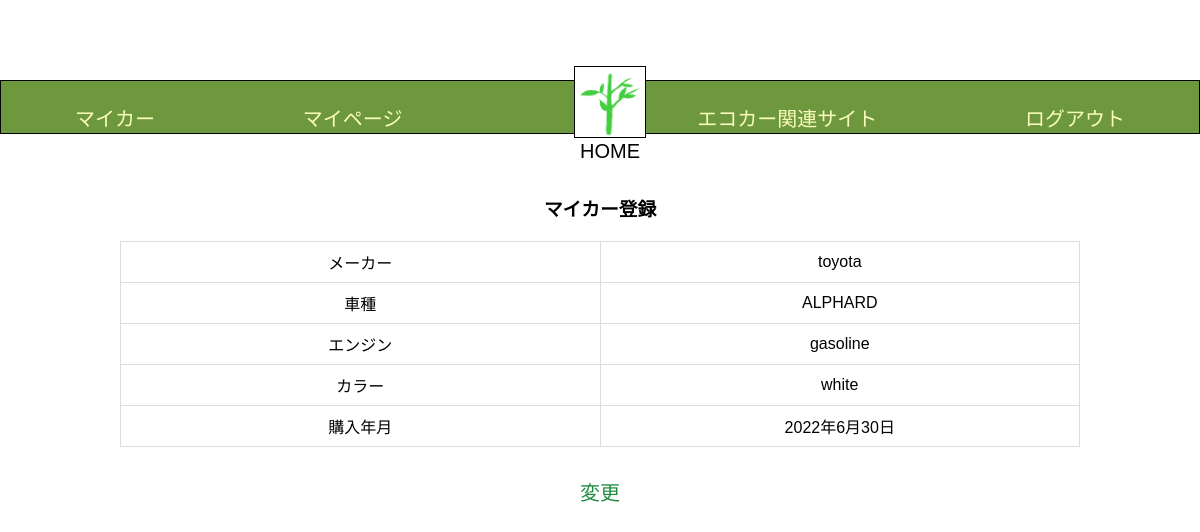
Screenshot of /Edrive/my_car/1 (signed in) with the database file from the repository.
### Edrive/models.py (models this page shows)
class BaseModel(models.Model):
    created_at = models.DateTimeField(auto_now_add=True)
    updated_at = models.DateTimeField(auto_now=True)
    class Meta:
        abstract = True

class MyCar(BaseModel):
    name = models.CharField(max_length=1000, default='default_name')
    user = models.ForeignKey(User, related_name='mycars', on_delete=models.CASCADE)
    car_model = models.ForeignKey(CarModel, on_delete=models.CASCADE,null=True)
    purchase_on = models.DateField(null=True)
    next_oil_change_on = models.DateField(null=True)
    next_inspection_on = models.DateField(null=True)
    target_fuel_efficiency = models.FloatField(null=True, blank=True)
    class Meta:
        db_table = 'my_cars'

class CarModel(BaseModel):
    CarModel_CHOICES = [
        ('AQUA', 'アクア'),
        ('ROOMY','ルーミー'),
        ('ALPHARD','アルファード'),
        ('RAIZE', 'ライズ'),
        ('N-BOX','エヌボックス'),
        ('FREED','フリード'),
        ('VEZEL', 'ヴェゼル'),
        ('CANBUS', 'ムーヴキャンバス'),
        ('Tanto','タント'),
        ('Rocky', 'ロッキー'),
        ('NOTE', 'ノート'),
        ('SERENA','セレナ'),
        ('DAYZ','デイズ'),
        ('X-TRAIL', 'エクストレイル'),
    ]
    EngineType_CHOICES = [
        ('gasoline', 'ガソリン'),
        ('hybrid', 'ハイブリッド'),
        ('other', 'その他'),
    ]
    Color_CHOICES = [
        ('red', 'レッド'),
        ('blue','ブルー'),
        ('white','ホワイト'),
        ('yellow', 'イエロー'),
        ('pink', 'ピンク'),
        ('green', 'グリーン'),
        ('black', 'ブラック'),
        ('purple', 'パープル'),
        ('grey', 'グレー'),
        ('brown', 'ブラウン'),
    ]
    name = models.CharField(max_length=1000, default='default_name')
    manufacturer = models.ForeignKey(Manufacturer, on_delete=models.CASCADE, null=True)
    car_model_name = models.CharField(max_length=120, choices=CarModel_CHOICES)
    engine_type = models.CharField(max_length=50, choices=EngineType_CHOICES)
    color = models.CharField(max_length=150, choices=Color_CHOICES)
    average_fuel_efficiency = models.FloatField(null=True, blank=True)
    car_group = models.CharField(max_length=200, null=True, default=None)
    class Meta:
        db_table = 'car_models'

class Manufacturer(BaseModel):
    MANUFACTURER_CHOICES = [
        ('toyota', 'トヨタ'),
        ('honda', 'ホンダ'),
        ('daihatsu', 'ダイハツ'),
        ('nissan', 'ニッサン'),
    ]
    name = models.CharField(max_length=1000, default='default_name')
    manufacturer_name = models.CharField(max_length=70, choices=MANUFACTURER_CHOICES)
    class Meta:
        db_table = 'manufacturers'

### Edrive/views.py (the view)
# urls.py: path('my_car/<int:pk>',MyCarView.as_view(), name = 'my_car'),
class  MyCarView(LoginRequiredMixin,View):
    template_name = 'my_car.html'
    def get(self, request, *args, **kwargs):
        user = request.user
        try:
            user_instance = Users.objects.get(email=user.email)
        except Users.DoesNotExist:
            user_instance = None
        if user_instance is None:
            return render(request, self.template_name)
        my_car = MyCar.objects.filter(user=user_instance).first()
        manufacturer_dict = {
            'toyota': 'トヨタ',
            'honda': 'ホンダ',
            'daihatsu': 'ダイハツ',
            'nissan': 'ニッサン',
        }
        car_model_dict = {
            'AQUA': 'アクア',
            'ROOMY': 'ルーミー',
            'ALPHARD': 'アルファード',
            'RAIZE': 'ライズ',
            'N-BOX': 'エヌボックス',
            'FREED': 'フリード',
            'VEZEL': 'ヴェゼル',
            'CANBUS': 'ムーヴキャンバス',
            'Tanto': 'タント',
            'Rocky': 'ロッキー',
            'NOTE': 'ノート',
            'SERENA': 'セレナ',
            'DAYZ': 'デイズ',
            'X-TRAIL': 'エクストレイル',
        }
        engine_type_dict = {
            'gasoline': 'ガソリン',
            'hybrid': 'ハイブリッド',
            'other': 'その他',
        }
        color_dict = {
            'red': 'レッド',
            'blue': 'ブルー',
            'white': 'ホワイト',
            'yellow': 'イエロー',
            'pink': 'ピンク',
            'green': 'グリーン',
            'black': 'ブラック',
            'purple': 'パープル',
            'grey': 'グレー',
            'brown': 'ブラウン',
        }
        if my_car:
            manufacturer_jp = manufacturer_dict.get(my_car.car_model.manufacturer.manufacturer_name, my_car.car_model.manufacturer.manufacturer_name)
            car_model_jp = car_model_dict.get(my_car.car_model.car_model_name, my_car.car_model.car_model_name)
            engine_type_jp = engine_type_dict.get(my_car.car_model.engine_type, my_car.car_model.engine_type)
            color_jp = color_dict.get(my_car.car_model.color, my_car.car_model.color)
        else:
            manufacturer_jp = None
            car_model_jp = None
            engine_type_jp = None
            color_jp = None
        context = {
            'user':user_instance,
            'mycars_instance': my_car,
            'manufacturer_jp': manufacturer_jp,
            'car_model_jp': car_model_jp,
            'engine_type_jp': engine_type_jp,
            'color_jp': color_jp,
        }
        return render(request, self.template_name, context)

### templates/my_car.html (shortened to what this page needs)
{% load static %}
<!DOCTYPE html>
<html lang="ja">
   <head>
      <link rel="stylesheet" href="{% static 'css/style.css' %}">
   </head>
   <body>
       <header class="header-container">
      <nav class="navbar navbar-expand-lg navbar-light bg-light">
        <a class="navbar-brand" href="{% url 'Edrive:my_car' user.pk %}">マイカー</a>
        <a class="navbar-brand" href="{% url 'Edrive:mypage' user.pk %}">マイページ</a>
        <div class="logo">
        <a href="{% url 'Edrive:home' %}" class="home-link">
             <img src = "{% get_media_prefix %}shinryoku.png"  alt = "ホーム">
             <p>HOME</p>
        </a>
        </div>
        <a class="navbar-brand" href="{% url 'Edrive:eco_car_site' %}">エコカー関連サイト</a>
        <a class="navbar-brand" href="{% url 'Edrive:logout' %}">ログアウト</a>
      </nav>
      </header>
        <div class="car-info">
        <h3>マイカー登録</h3>
            <table class="table table-bordered">
            <tbody>
                <tr>
                    <td style="width: 30%;">メーカー</td>
                    <td style="width: 30%;">{{ mycars_instance.car_model.manufacturer.manufacturer_name }}</td>
                </tr>
                <tr>
                    <td>車種</td>
                    <td>{{ mycars_instance.car_model.car_model_name }}</td>
                </tr>
                <tr>
                    <td>エンジン</td>
                    <td>{{ mycars_instance.car_model.engine_type }}</td>
                </tr>
                <tr>
                    <td>カラー</td>
                    <td>{{ mycars_instance.car_model.color }}</td>
                </tr>
                <tr>
                    <td>購入年月</td>
                    <td>{{ mycars_instance.purchase_on }}</td>
                </tr>
            </tbody>
            </table>
        <nav>
          <a class="navbar-brand" href="{% url 'Edrive:mycar_detail' user.pk %}">変更</a>
        </nav>
        </div>
    </body>
</html>

### static/css/style.css (style rules this page uses)
body { font-family: Arial, sans-serif; margin: 0; padding: 0; }
.header-container { text-align: center; background-color: #6e983e; padding: 1px 0; margin-top: 80px; position: relative; border:1px solid black; height:auto; }
.header-container a.navbar-brand { color: #fafdbd; text-decoration: none; font-weight: 400; padding: 0.5px; justify-content: space-around; }
.logo img { width:70px; height: 70px; border: 1px solid black; }
.navbar-brand { font-size: 20px; color: #fafdbd; display: flex; margin: 0; }
.navbar { display: flex; justify-content: space-around; align-items: center; padding: 0; margin: 10px 0 0 0; }
.logo .home-link { display: flex; flex-direction: column; align-items: center; position: absolute; text-decoration: none; margin: 0 10px; top: -15px; left: 50%; transform: translateX(-50%); width: 80px; height: 80px; }
.logo p { margin: 2px 0 100px 0; font-size: 20px; color: #000000; font-weight:400; }
.navbar-brand { display: flex; text-align: center; margin-top: 10px; }
.car-info h3 { margin-top: 60px; margin-bottom: 20px; text-align: center; }
.car-info .navbar-brand { color: #208b40; text-decoration: none; font-size:20px; display: block; margin: 30px auto; text-align: center; width:max-content; }
.table-bordered { width: 80%; margin: 0 auto; border-collapse: collapse; }
.table-bordered td, .table-bordered th { border: 1px solid #ddd; padding: 8px; text-align: center; width: auto; }

### rows the page displays
MyCar: car_model.manufacturer.manufacturer_name "toyota", car_model.car_model_name "ALPHARD", car_model.engine_type "gasoline", car_model.color "white", purchase_on "2022年6月30日"
